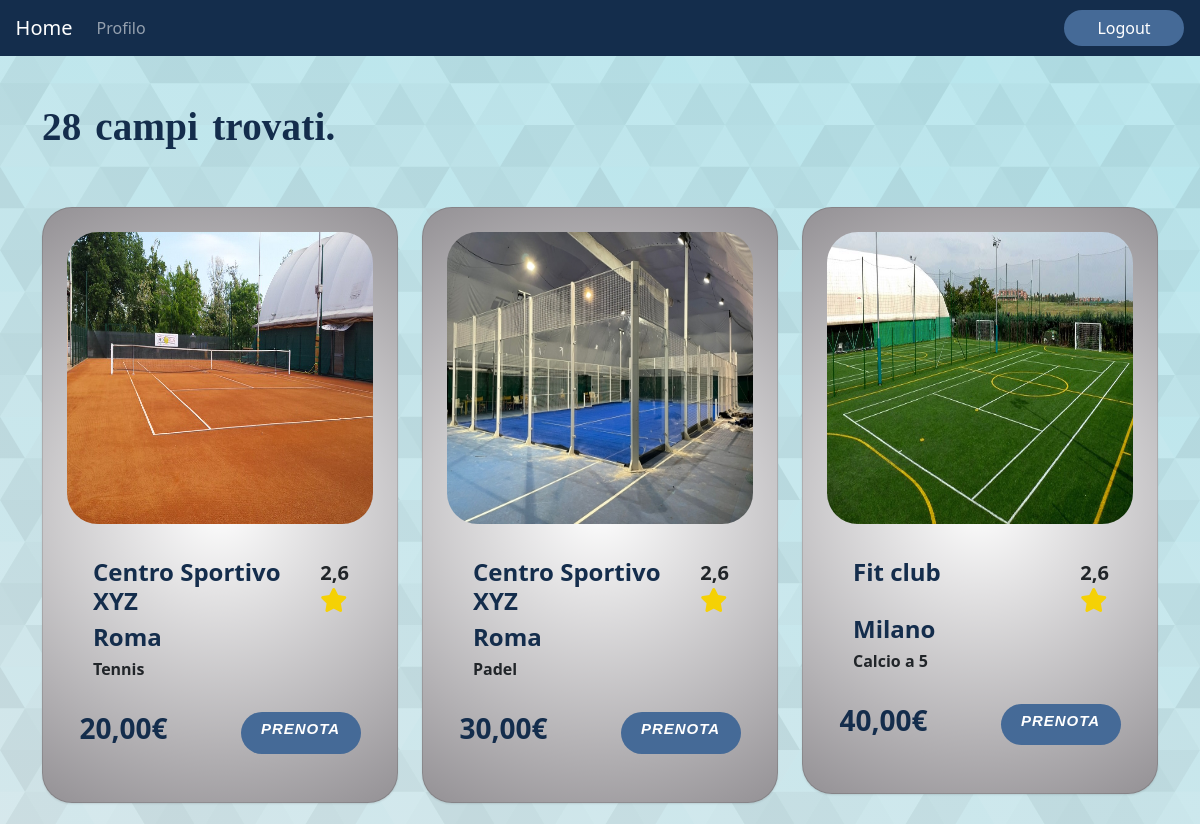
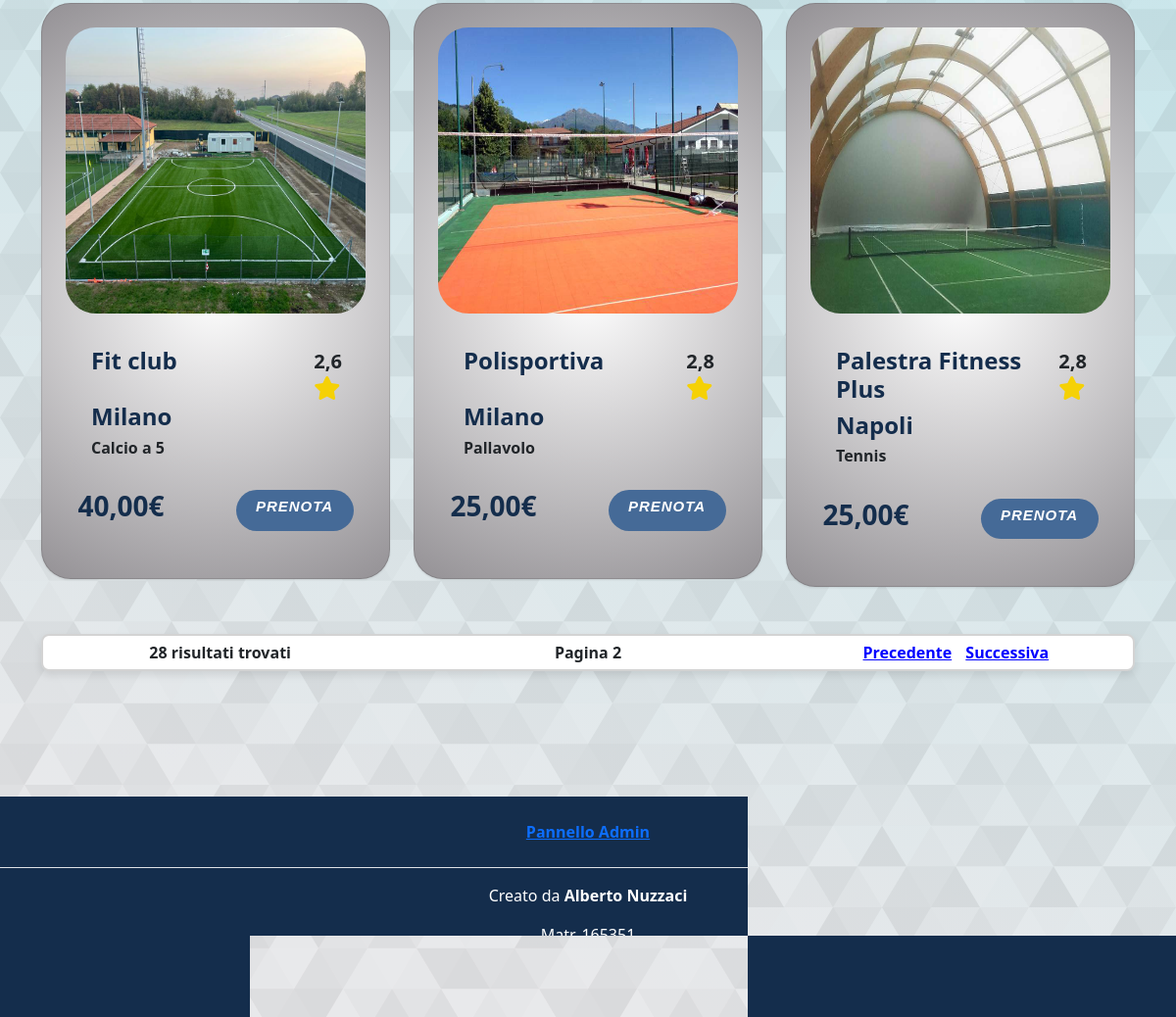
/core/listacampi/?page=2 (signed in), run on the app's committed database (2 pictures, top to bottom).
### core/models.py (models this page shows, shortened)
class Campo(models.Model):
    TIPO_SPORT_CHOICES = [
        ('tennis', 'Tennis'),
        ('calcio5', 'Calcio a 5'),
        ('calcio7', 'Calcio a 7'),
        ('padel', 'Padel'),
        ('beachvolley', 'Beach Volley'),
        ('pallavolo', 'Pallavolo')
    ]
    img = models.ImageField(upload_to='static/img/users_img/field_pic', default='img/default_img/no_image.jpg')
    tipo_sport = models.CharField(max_length=50, choices=TIPO_SPORT_CHOICES)
    coperto = models.BooleanField(default=False)
    costo = models.DecimalField(max_digits=10, decimal_places=2)
    servizi = models.ManyToManyField(Servizio)
    struttura = models.ForeignKey(Struttura, on_delete=models.CASCADE)
    class Meta:
        verbose_name_plural = "campi"

class Struttura(models.Model):
    nome_struttura = models.CharField(max_length=255)
    citta = models.CharField(max_length=255)
    indirizzo = models.CharField(max_length=255)
    num_civico =models.IntegerField()
    descrizione = models.TextField()
    email = models.CharField(max_length=150)
    verified = models.BooleanField(default=False)
    numTelefono = models.CharField(max_length=20
    )
    class Meta:
        verbose_name_plural = "strutture"

### core/views.py (the view)
# urls.py: path("listacampi/",ListaCampiView.as_view(), name="listacampi"),
class ListaCampiView(ListView):
    model = Campo
    template_name = 'core/listacampi.html'
    context_object_name = 'object_list'
    paginate_by = 6
    def get_model_name(self):
        return self.model._meta.verbose_name_plural
    def get_queryset(self):
        tipo_sport = self.request.GET.get('tipo_sport')
        luogo = self.request.GET.get('luogo')
        ordinamento = self.request.GET.get('ordinamento', 'voto_medio')  # Default to 'voto_medio'
        ordine = self.request.GET.get('ordine', 'asc')  # Default to 'asc'
        queryset = Campo.objects.all()
        if tipo_sport:
            queryset = queryset.filter(tipo_sport=tipo_sport)
        if luogo:
            queryset = queryset.filter(struttura__citta__icontains=luogo) # case insensitive
        queryset = queryset.annotate(voto_medio=Avg('recensioni__voto'))
        if ordinamento:
            if ordine == 'asc':
                queryset = queryset.order_by(ordinamento)
            elif ordine == 'desc':
                queryset = queryset.order_by(f'-{ordinamento}')
        return queryset
    def get_context_data(self, **kwargs):
        context = super().get_context_data(**kwargs)
        context['title'] = "Lista dei campi trovati"
        campi = self.get_queryset()
        campi_dict = {}
        for campo in campi:
            voto_medio = campo.voto_medio
            if voto_medio is None:
                voto_medio = "-"
            else:
                voto_medio = round(voto_medio, 1)
            campi_dict[campo] = voto_medio
        paginator = Paginator(list(campi_dict.items()), self.paginate_by)
        page = self.request.GET.get('page')
        try:
            campi_paginati = paginator.page(page)
        except PageNotAnInteger:
            campi_paginati = paginator.page(1)
        except EmptyPage:
            campi_paginati = paginator.page(paginator.num_pages)
        context['object_list'] = campi_paginati
        context['campi_dict'] = dict(campi_paginati)
        context['page_obj'] = campi_paginati
        context['tipo_sport'] = self.request.GET.get('tipo_sport', '')
        context['luogo'] = self.request.GET.get('luogo', '')
        context['ordinamento'] = self.request.GET.get('ordinamento', 'voto_medio')  # Default to 'voto_medio'
        context['ordine'] = self.request.GET.get('ordine', 'asc')  # Default to 'asc'
        return context

### core/templates/core/listacampi.html (shortened to what this page needs)
{% extends "base.html" %}
{% block content %}
<link rel="stylesheet" href="https://cdnjs.cloudflare.com/ajax/libs/font-awesome/5.15.4/css/all.min.css">
<div class="container py-5">
    {% if object_list %}
        <h1 id="font-campi-trovati"> {{ page_obj.paginator.count }} {{ view.get_model_name }} trovati. </h1>
        <div class="row row-cols-1 row-cols-md-3 g-4 py-5">
        {% for campo, voto in object_list %}
            {% include "core/card.html" with img=campo.img voto=voto id_campo=campo.id tipo_sport=campo.get_tipo_sport_display coperto=campo.coperto costo=campo.costo servizi=campo.servizi struttura=campo.struttura %}
        {% endfor %}
        </div>
        <div class="container custom-container-paginator" style="text-align:center">
            <b>
            <div class="row">
                <div class="col">
                    <div class="n_text"> {{ page_obj.paginator.count }} risultati trovati</div>
                </div>
                <div class="col">
                    <div>Pagina {{ page_obj.number }} </div>
                </div>
                <div class="col">
                    {% if page_obj.has_previous %}
                        <a class="text-decoration-underline" style="color:blue; margin-right: 5px;" href="?page={{ page_obj.previous_page_number }}">Precedente</a>
                    {% endif %}
                    {% if page_obj.has_next %}
                        <a class="text-decoration-underline" style="color:blue; margin-left: 5px;" href="?page={{ page_obj.next_page_number }}">Successiva</a>
                    {% endif %}
                </div>
            </div>
            </b>
        </div>
    {% else %}
        <h1 id="font-campi-trovati"> Nessun campo trovato. </h1>
    {% endif %}
</div>
{% endblock %}

### core/templates/core/card.html
{% load static %}
<div class="col">
    <div id="background-svg" class="card background-svg">
        <div class="card-img-top">
            <img src="{{img.url}}" class="img-thumbnail" alt="..." style=" background-color: transparent;">
        </div>
        <div class="card-body" style="padding-left: 50px;">
            <div class="row">
                <div class="col-md-9">
                    <h4 class="card-title text-fourth-color" style="font-weight: bold;">{{struttura.nome_struttura}}</h4>
                </div>
                <div class="col-md-3">
                    <div class="ratings">
                        <b style="font-size: 20px">{{voto}}</b> <i class="fa fa-star rating-color"></i>
                    </div>
                </div>
            </div>
            <div class="row">
                <div class="col-md-9">
                    <h4 class="card-title text-fourth-color" style="font-weight: bold;"> {{ struttura.citta }}</h4>
                </div>
                <div class="col-md-3">
                </div>
            </div>
            <div class="row">
                <div class="col-md-9">
                    <h6 style="font-weight: bold;"> {{tipo_sport}} </h6>
                </div>
                <div class="col-md-3">
                </div>
            </div>
        </div>
        <div class="mb-5 d-flex justify-content-around">
            <h3 class="text-fourth-color" style="font-weight: bold; text-align: center">{{costo}}€</h3>
            <a href="{% url 'core:visualizza_campo' id_campo  %}" id="font-prenota" class="btn btn-primary third-color">PRENOTA</a>
        </div>
    </div>
</div>

### static/css/style.css (style rules this page uses)
* { padding: 0; margin: 0; box-sizing: border-box; }
body { background-color: #f9f6f2; }
.card-img-top { border-radius: 50px; padding: 20px; }
.card { border-radius: 30px; box-shadow: rgba(0, 0, 0, 0.1) 0px 1px 2px 0px; }
.card-body { padding: 25px; margin-top: -15px; }
.btn-primary { border-radius: 50px; width: 120px; border: none; }
h3,h5 { color: rgb(0, 91, 228); }
.third-color { background: #385170; }
.text-fourth-color { color: #142d4c; }
#font-prenota { font-family: "Arial Black", Gadget, sans-serif; font-size: 15px; letter-spacing: 1px; word-spacing: 2px; font-weight: 700; text-decoration: none; font-style: italic; font-variant: small-caps; text-transform: none; }

### templates/base.html (style rules this page uses)
.btn-primary { color: #fff; background-color: #456a97; border-color: #fff; }
html, body { height: 100%; margin: 0; display: flex; flex-direction: column; }
body { background-color: #B6E6ED; background-attachment: fixed; background-size: cover; }

### core/templates/core/listacampi.html (style rules this page uses)
.card-img-top { margin-bottom: 0; border-radius: 0; }
.card-img-top img { width: 100%; height: 300px; border: none; border-radius: 35px; }
#font-campi-trovati { font-family: Georgia, serif; font-size: 39px; letter-spacing: 0.2px; word-spacing: 4px; font-weight: 700; text-decoration: none; font-style: normal; color: #142d4c; }
.rating-color { color:#f5d105 !important; }
.ratings i { font-size: 24px; }
#background-svg { background: rgb(255,255,255); background: radial-gradient(circle, rgba(255,255,255,1) 0%, rgba(148,145,149,1) 100%); }
.custom-container-paginator { border: 2px solid #d3d3d3; border-radius: 8px; background-color: #f0f0f0; box-shadow: 0 4px 8px rgba(0, 0, 0, 0.1); padding: 5px; background-color: white; margin-bottom: 32px; }

### data on the page
Campo: shows a picture, voto "2,6", tipo_sport "Tennis", costo "20,00"
Struttura: nome_struttura "Centro Sportivo XYZ", citta "Roma"
Campo: shows a picture, voto "2,6", tipo_sport "Padel", costo "30,00"
Campo: shows a picture, voto "2,6", tipo_sport "Calcio a 5", costo "40,00"
Struttura: nome_struttura "Fit club", citta "Milano"
Campo: shows a picture, voto "2,6", tipo_sport "Calcio a 5", costo "40,00"
Campo: shows a picture, voto "2,8", tipo_sport "Pallavolo", costo "25,00"
Struttura: nome_struttura "Polisportiva", citta "Milano"
Campo: shows a picture, voto "2,8", tipo_sport "Tennis", costo "25,00"
Struttura: nome_struttura "Palestra Fitness Plus", citta "Napoli"

### other printed values
{{ page_obj.paginator.count }} "28"
{{ view.get_model_name }} "campi"
{{ page_obj.number }} "2"
